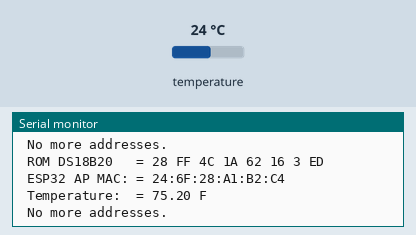
The sketch below on a simulated ESP32. Shown: the last lines printed to the serial monitor. The test bench sets the inputs (shaded band); at power-on: temperature 24 °C.

Above: at 5.3 s.
5.4 s: temperature set to 12 °C
At 7.3 s:
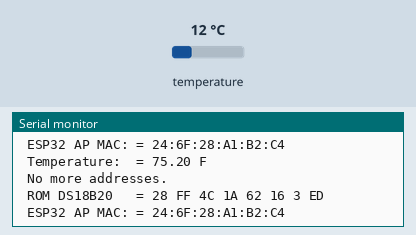
9.9 s: temperature set to 19 °C
At 12.1 s:
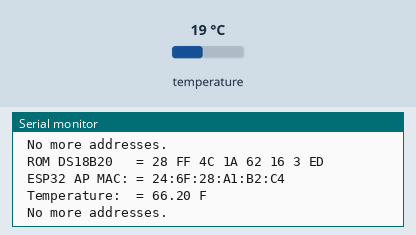
Timing chart, 0 to 13.6 s (numbered marks = the images above; inputs shaded):
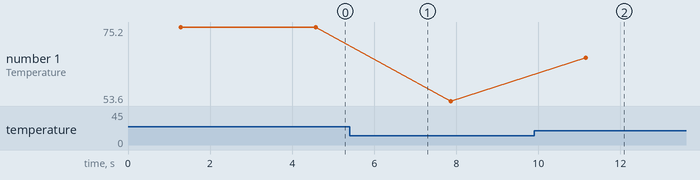

Measured:
- after the input at 9.9 s, the serial monitor: prints a new line after 1.3 s (image 2)
- plotted number 1: 75.2 → 53.6 after the input at 5.4 s, 53.6 → 66.2 after the input at 9.9 s

The sketch:

Find_Addresses.ino
```cpp
/*
 * Rui Santos
 * Complete Project Details https://randomnerdtutorials.com
 */

#include <OneWire.h>
#include <DallasTemperature.h>
#include <esp_now.h>
#include <WiFi.h>


// Based on the OneWire library example

OneWire ds(23);  //data wire connected to GPIO23
#define CHANNEL 1

DallasTemperature tempSensor(&ds);

// config AP SSID
void configDeviceAP()
{
  char* SSID = "Slave_1";
  bool result = WiFi.softAP(SSID, "Slave_1_Password", CHANNEL, 0);
  if (!result) {
    Serial.println("AP Config failed.");
  } else {
    Serial.println("AP Config Success. Broadcasting with AP: " + String(SSID));
  }
}


void setup(void)
{
  Serial.begin(115200);

  WiFi.mode(WIFI_AP);
  // configure device AP mode
  configDeviceAP();

  // Pass our oneWire reference to Dallas Temperature.
  tempSensor.begin();


}

void loop(void)
{
  byte i;
  byte addr[8];


  if (!ds.search(addr))
  {
    Serial.println(" No more addresses.");
    Serial.println();
    ds.reset_search();
    delay(250*8);
    return;
  }
  Serial.print(" ROM DS18B20   =");
  for (i = 0; i < 8; i++)
  {
    Serial.write(' ');
    Serial.print(addr[i], HEX);
  }

  Serial.println();
  // This is the mac address of the Slave in AP Mode
  Serial.print(" ESP32 AP MAC: = "); Serial.println(WiFi.softAPmacAddress());

  tempSensor.requestTemperaturesByIndex(0);
  delay(500);
  Serial.print(" Temperature:  = ");
  Serial.print(tempSensor.getTempFByIndex(0));
  Serial.println(" F");

}
```
